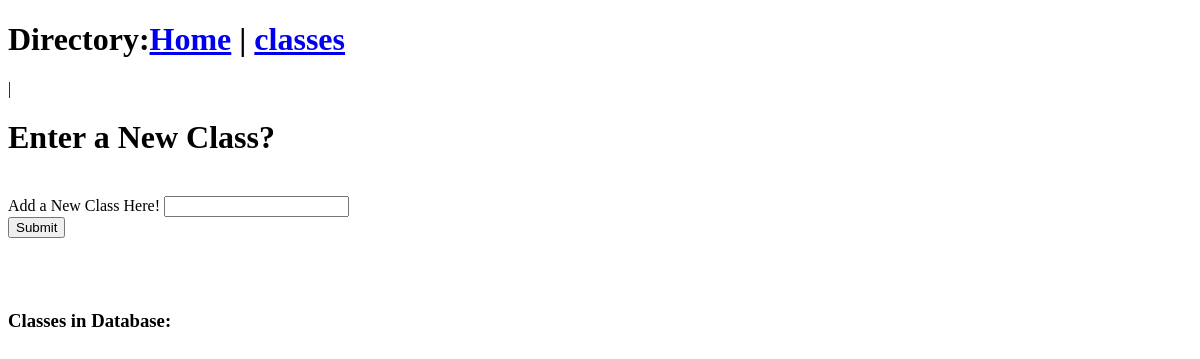
The app's page /classes/2/, older data.
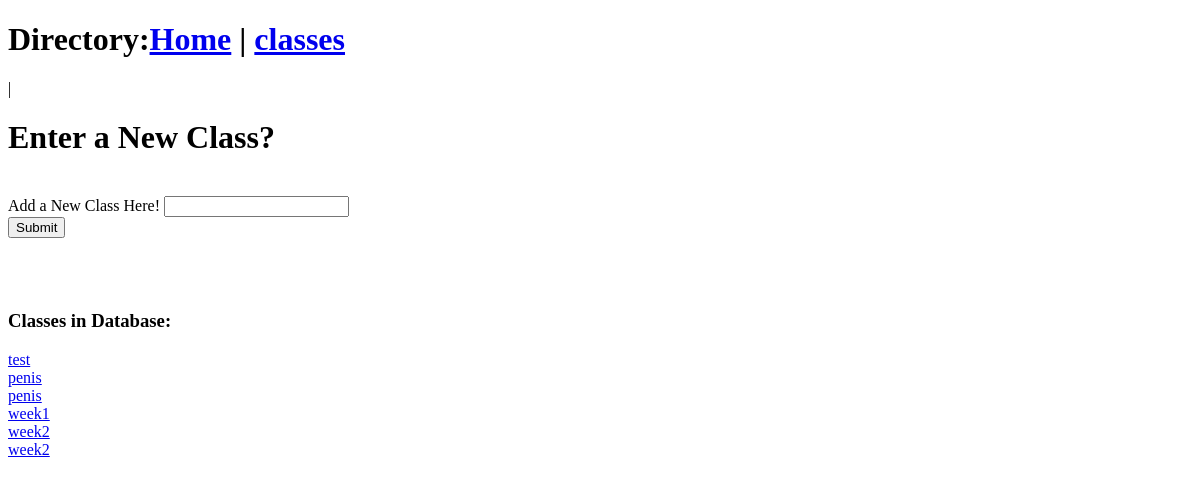
The same page, newer data.
### database.py (models this page shows, shortened)
class folder(Base):
    __tablename__ = 'folder'
    id = Column(Integer, primary_key = True)
    name = Column(String(200), nullable=False)
    date_added = Column(String, default=str(datetime.datetime.now))
    class_name= Column(String(200), nullable=False)

### main.py (the view, shortened to what this page needs)
@app.route("/classes/<int:id>/", methods=['GET','POST'])
def classes(id):
    name = None
    form = ClassForm()
    class_name = str(course_info.get_course_by_id(id))
    our_weeks = course_info.get_folders_list(class_name)
    print(our_weeks)
    print("------------------------------------------------------------")
    return render_template('add_week.html',
    name = name,
    form = form,
    our_weeks=our_weeks,
    id=id)

### main.py
class ClassForm(FlaskForm):
    name = StringField("Add a New Class Here!", validators=[DataRequired()])
    submit = SubmitField("Submit")

### database.py (called while the page is built)
    def __repr__(self):
        return '<Name %r>' % self.name

    def get_folders_list(self, class_name):
        folders = self.session.query(folder.name).filter_by(class_name=class_name).all()
        folders = [i[0] for i in folders]
        return folders

    def get_course_by_id(self, id):
        course = self.session.query(Class).filter_by(id=id).first()
        return course

### templates/add_week.html (shortened to what this page needs)
{% extends "base.html" %}
{% block content %}
{% if name %}
    <h1>You entered in the class: {{ name }}</h1>
{% else %}
    <h1>Enter a New Class?</h1>
    <br>
    <form action = "/classes/{{ id }} " method="POST">
        {{ form.name.label }}
        {{ form.name() }}
        <br>
        {{ form.submit() }}
    </form>
    <br><br><br>
    <h3>Classes in Database:</h3>
{% for our_week in our_weeks %}
    <tr>
    <td>
        <a href="{{our_week}}">{{ our_week }}</a><br>
    </td>
    </tr>
{% endfor %}
{% endif %}
{% endblock %}

### templates/base.html (shortened to what this page needs)
<!DOCTYPE html>
<html>
<head>
</head>
<body>
    <div>
        <h1>Directory:<a href="/">Home</a> | <a href="/classes">classes</a></h1> |
    </div>
{% block content%} {% endblock %}
</body>
</html>

Row changes from the older to the newer data that the page shows:
added folder: name "test"
added folder: name "penis"
added folder: name "penis"
added folder: name "week1"
added folder: name "week2"
added folder: name "week2"
